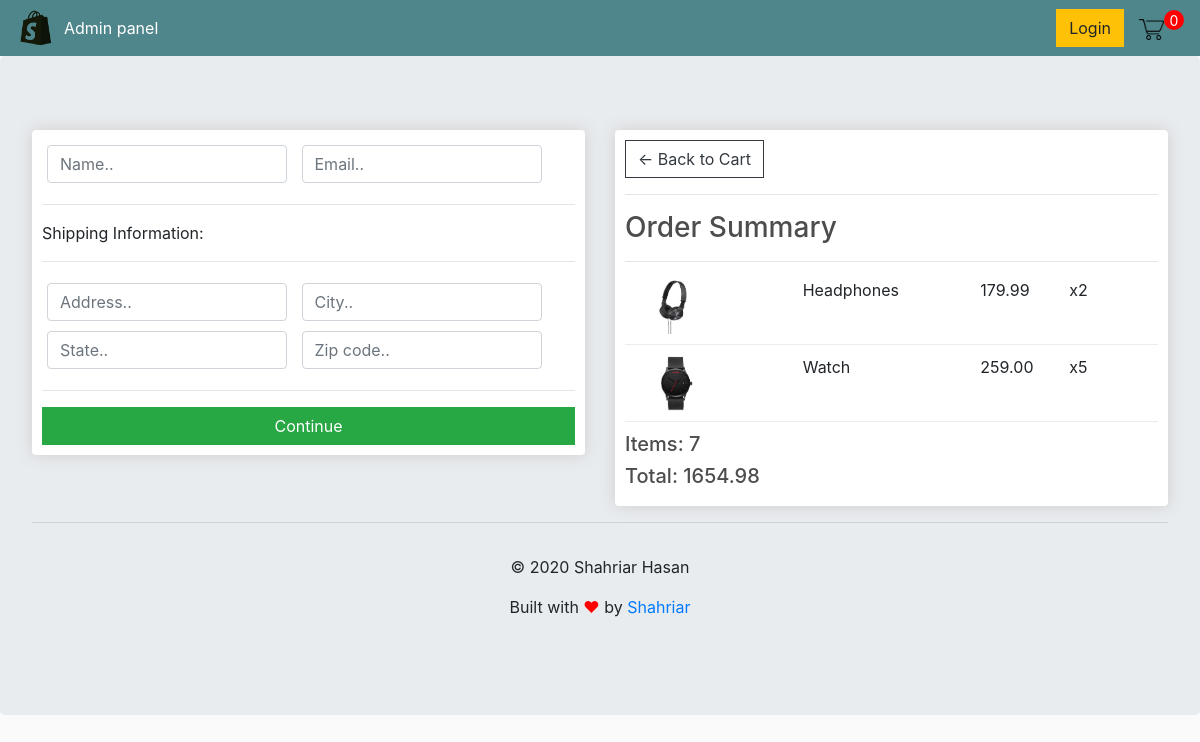
Screenshot of /checkout/ (signed in) with the database file from the repository.
### store/models.py (models this page shows, shortened)
class OrderItem(models.Model):
    product = models.ForeignKey(Product, on_delete=models.SET_NULL, null=True)
    order = models.ForeignKey(Order, on_delete=models.SET_NULL, null=True, blank=True)
    quantity = models.IntegerField(default=0, null=True, blank=True)
    date_added = models.DateTimeField(auto_now_add=True)
    @property
    def get_total(self):
        total = self.product.price * self.quantity
        return total

class Product(models.Model):
    name = models.CharField(max_length=200)
    price = models.FloatField()
    digital = models.BooleanField(default=False, null=True, blank=True)
    image = models.ImageField(null=True, blank=True)
    @property
    def imageURL(self):
        try:
            url = self.image.url
        except:
            url = ''
        return url

class Order(models.Model):
    customer = models.ForeignKey(Customer, on_delete=models.SET_NULL, null=True, blank=True)
    date_ordered = models.DateTimeField(auto_now_add=True)
    complete = models.BooleanField(default=False, null=True, blank=False)
    transaction_id = models.CharField(max_length=200, null=True)
    @property
    def get_cart_total(self):
        orderitems = self.orderitem_set.all()
        total = sum([item.get_total for item in orderitems])
        return total
    @property
    def get_cart_items_total(self):
        orderitems = self.orderitem_set.all()
        total = sum([item.quantity for item in orderitems])
        return total

### store/views.py (the view)
# urls.py: path('checkout/', views.checkout, name="checkout"),
def checkout(request):
    if request.user.is_authenticated:
        customer = request.user.customer
        order, created = Order.objects.get_or_create(customer=customer, complete=False)
        items = order.orderitem_set.all() #OrderItem model as a subset function of order
    else:
        items = []
        order = {
                    'get_cart_items_total' : 0,
                    'get_cart_total' : 0,
                }
    context = {
                'items': items,
                'order': order,
            }
    return render(request, 'store/checkout.html', context)

### store/templates/store/checkout.html (shortened to what this page needs)
{% extends 'store/main.html' %}
{% load static %}
{% block content %}
<div class="row">
  <div class="col-lg-6">
    <div class="box-element" id="form-wrapper">
      <form id="form">
        <div id="user-info">
          <div class="form-field">
            <input required class="form-control" type="text" name="name" placeholder="Name..">
          </div>
          <div class="form-field">
            <input required class="form-control" type="email" name="email" placeholder="Email..">
          </div>
        </div>
        <div id="shipping-info">
          <hr>
          <p>Shipping Information:</p>
          <hr>
          <div class="form-field">
            <input class="form-control" type="text" name="address" placeholder="Address..">
          </div>
          <div class="form-field">
            <input class="form-control" type="text" name="city" placeholder="City..">
          </div>
          <div class="form-field">
            <input class="form-control" type="text" name="state" placeholder="State..">
          </div>
          <div class="form-field">
            <input class="form-control" type="text" name="zipcode" placeholder="Zip code..">
          </div>
        </div>
        <hr>
        <input id="form-button" class="btn btn-success btn-block" type="submit" value="Continue">
      </form>
    </div>
    <br>
  </div>
  <div class="col-lg-6">
    <div class="box-element">
      <a class="btn btn-outline-dark" href="{% url 'cart' %}">&#x2190; Back to Cart</a>
      <hr>
      <h3>Order Summary</h3>
      <hr>
      {% for item in items %}
      <div class="cart-row">
        <div style="flex:2"><img class="row-image" src={{ item.product.imageURL }}></div>
        <div style="flex:2">
          <p>{{ item.product.name }}</p>
        </div>
        <div style="flex:1">
          <p>{{ item.product.price|floatformat:2 }}</p>
        </div>
        <div style="flex:1">
          <p>x{{ item.quantity }}</p>
        </div>
      </div>
      {% endfor %}
      <h5>Items: {{ order.get_cart_items_total }}</h5>
      <h5>Total: {{ order.get_cart_total }}</h5>
    </div>
  </div>
  {% endblock content %}

### static/css/main.css (style rules this page uses)
body { background-color: hsl(0, 0%, 98%); }
h1,h2,h3,h4,h5,h6 { color:hsl(0, 0%, 30%); }
.box-element { box-shadow:hsl(0, 0%, 80%) 0 0 16px; background-color: #fff; border-radius: 4px; padding: 10px; }
.col-lg-4, .col-lg-6, .col-lg-8, .col-lg-12 { margin-top: 10px; }
.btn { border-radius: 0; }
.row-image { width: 100px; }
.form-field { width:250px; display: inline-block; padding: 5px; }
.cart-row { display: flex; align-items: flex-stretch; padding-bottom: 10px; margin-bottom: 10px; border-bottom: 1px solid #ececec; }

### rows the page displays
OrderItem: product.imageURL (picture), product.name "Headphones", product.price "179.99", quantity "2"
OrderItem: product.imageURL (picture), product.name "Watch", product.price "259.00", quantity "5"
Order: get_cart_items_total "7", get_cart_total "1654.98"
